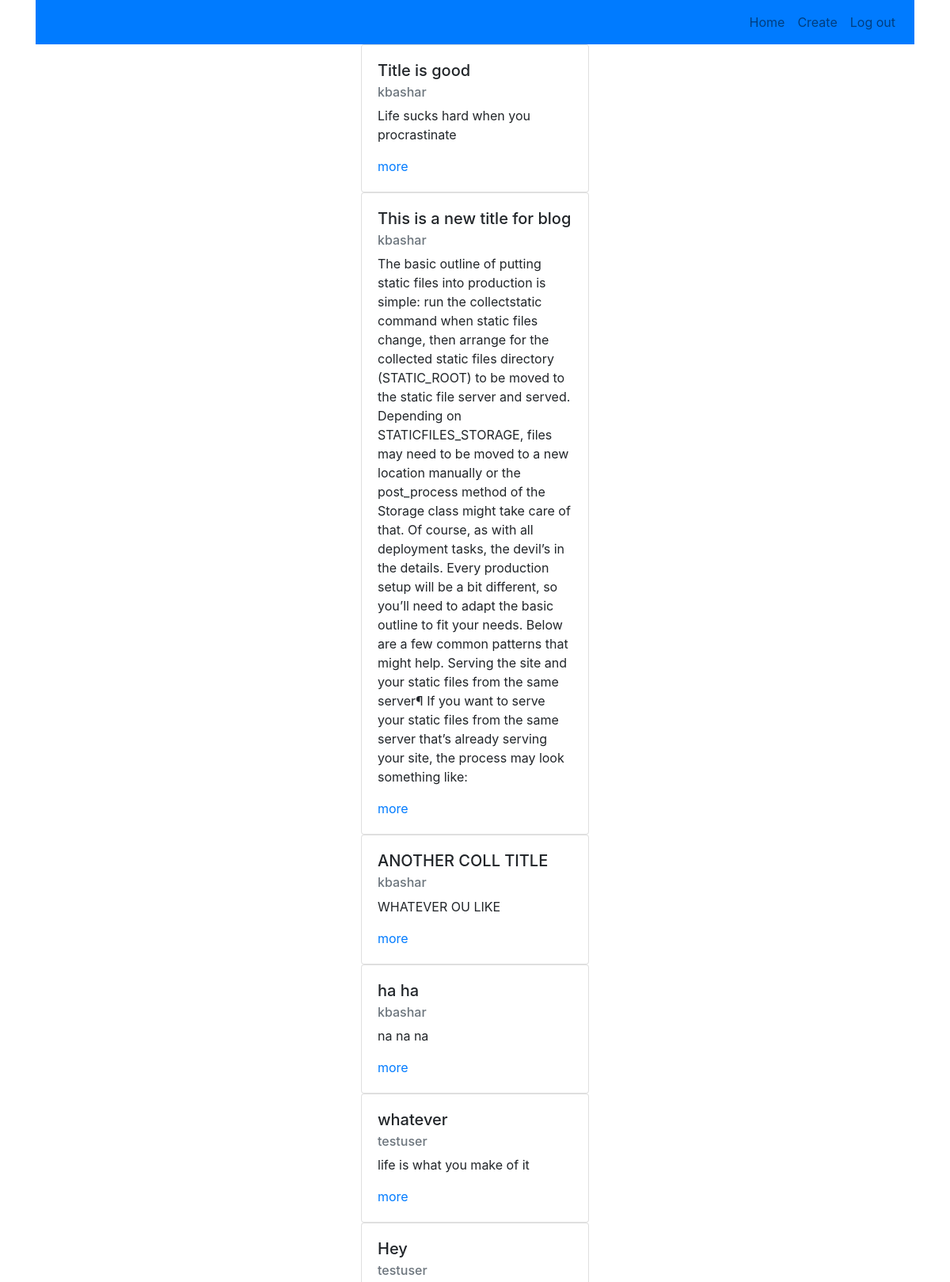
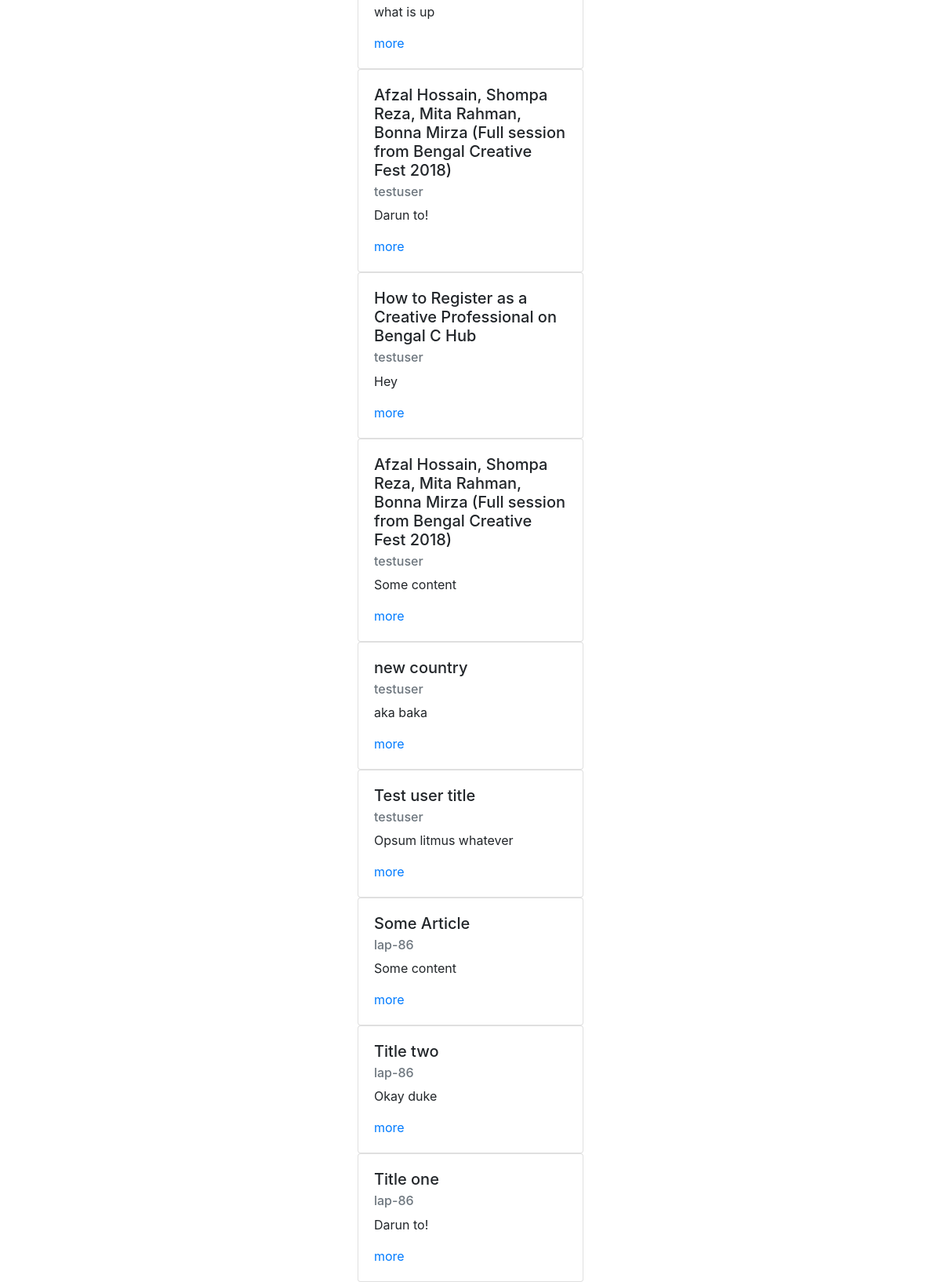
Page /blog/ (signed in) on the committed database (2 pictures, top to bottom).
### content/models.py (models this page shows, shortened)
class Blog(models.Model):
    title = models.CharField(max_length=100)
    date_published = models.DateTimeField(auto_now=True)
    content = models.CharField(max_length=1000)
    author = models.ForeignKey(User, on_delete=models.CASCADE)
    class Meta:
        ordering = ['-date_published']

### content/views.py (the view)
# urls.py: path('blog/', BlogList.as_view(), name="home"),
class BlogList(ListView):
    model = Blog
    template_name = "content/bloglist.html"

### content/templates/content/bloglist.html
{% extends 'content/base.html' %}
{% block content %}
	{% for blog in object_list %}
        <div class="row justify-content-center">
<div class="card" style="width: 18rem;">
  <div class="card-body">
    <h5 class="card-title">{{ blog.title }}</h5>
    <h6 class="card-subtitle mb-2 text-muted">{{blog.author}}</h6>
    <p class="card-text">{{blog.content}}</p>
    <a href="{% url 'blog_detail' blog.id %}" class="card-link">more</a>
  </div>
</div>
        </div>
       {% endfor %}
{% endblock %}

### rows in the picture
Blog: title "Title is good", author "kbashar", content "Life sucks hard when you procrastinate"
Blog: title "This is a new title for blog", author "kbashar", content "The basic outline of putting static files into production is simple: run the collectstatic command when static files change, then arrange for the collected static files directory (STATIC_ROOT) to be moved to the static file server and served. Depending on STATICFILES_STORAGE, files may need to be moved to a new location manually or the post_process method of the Storage class might take care of that. Of course, as with all deployment tasks, the devil’s in the details. Every production setup will be a bit different, so you’ll need to adapt the basic outline to fit your needs. Below are a few common patterns that might help. Serving the site and your static files from the same server¶ If you…"
Blog: title "ANOTHER COLL TITLE", author "kbashar", content "WHATEVER OU LIKE"
Blog: title "ha ha", author "kbashar", content "na na na"
Blog: title "whatever", author "testuser", content "life is what you make of it"
Blog: title "Hey", author "testuser", content "what is up"
Blog: title "Afzal Hossain, Shompa Reza, Mita Rahman, Bonna Mirza (Full session from Bengal Creative Fest 2018)", author "testuser", content "Darun to!"
Blog: title "How to Register as a Creative Professional on Bengal C Hub", author "testuser", content "Hey"
Blog: title "Afzal Hossain, Shompa Reza, Mita Rahman, Bonna Mirza (Full session from Bengal Creative Fest 2018)", author "testuser", content "Some content"
Blog: title "new country", author "testuser", content "aka baka"
Blog: title "Test user title", author "testuser", content "Opsum litmus whatever"
Blog: title "Some Article", author "lap-86", content "Some content"
Blog: title "Title two", author "lap-86", content "Okay duke"
Blog: title "Title one", author "lap-86", content "Darun to!"
